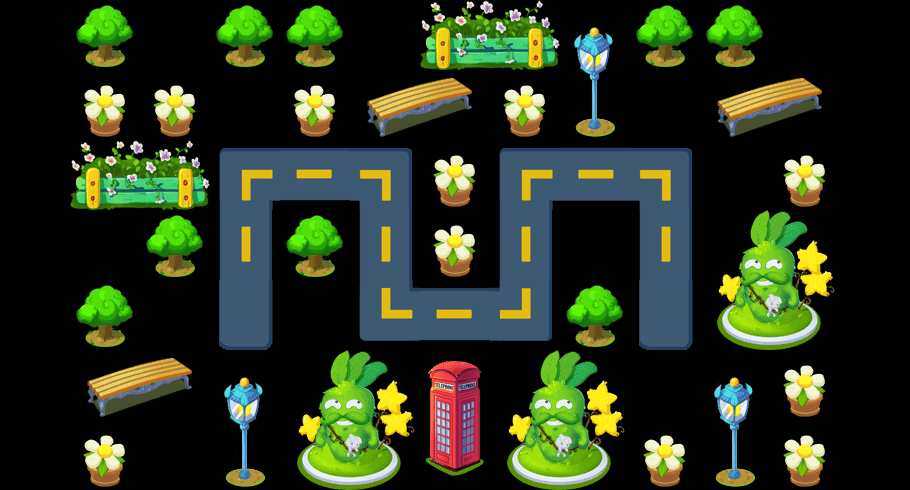

This game map was drawn from its Tiled (.tmx) file and the tilesets committed beside it. A one-line description and the trimmed map source follow:
An orthogonal 13x7 tile map with 70x70 px tiles, 2 tile layers (content, things) and 8 objects (way1_0, way1_1, way1_2, way1_3, way1_4, ...).

<map version="1.0" orientation="orthogonal" width="13" height="7" tilewidth="70" tileheight="70">
 <tileset firstgid="1" name="theme1Tiles" tilewidth="70" tileheight="70" spacing="2" margin="2">
  <image source="theme3Tiles.png" width="512" height="512" />
  <tile id="5">
   <properties>
    <property name="thingIdx" value="302" />
   </properties>
  </tile>
  <tile id="7">
   <properties>
    <property name="thingIdx" value="403" />
   </properties>
  </tile>
  <tile id="9">
   <properties>
    <property name="thingIdx" value="404" />
   </properties>
  </tile>
  <tile id="11">
   <properties>
    <property name="thingIdx" value="204" />
   </properties>
  </tile>
  <tile id="12">
   <properties>
    <property name="thingIdx" value="301" />
   </properties>
  </tile>
  <tile id="15">
   <properties>
    <property name="thingIdx" value="102" />
   </properties>
  </tile>
  <tile id="16">
   <properties>
    <property name="thingIdx" value="103" />
   </properties>
  </tile>
  <tile id="17">
   <properties>
    <property name="thingIdx" value="104" />
   </properties>
  </tile>
  <tile id="18">
   <properties>
    <property name="thingIdx" value="105" />
   </properties>
  </tile>
  <tile id="19">
   <properties>
    <property name="thingIdx" value="106" />
   </properties>
  </tile>
  <tile id="24">
   <properties>
    <property name="thingIdx" value="119" />
   </properties>
  </tile>
  <tile id="27">
   <properties>
    <property name="thingIdx" value="101" />
   </properties>
  </tile>
  <tile id="28">
   <properties>
    <property name="thingIdx" value="203" />
   </properties>
  </tile>
  <tile id="29">
   <properties>
    <property name="thingIdx" value="202" />
   </properties>
  </tile>
  <tile id="30">
   <properties>
    <property name="thingIdx" value="201" />
   </properties>
  </tile>
  <tile id="32">
   <properties>
    <property name="way" value="1" />
   </properties>
  </tile>
  <tile id="33">
   <properties>
    <property name="way" value="1" />
   </properties>
  </tile>
  <tile id="34">
   <properties>
    <property name="way" value="1" />
   </properties>
  </tile>
  <tile id="35">
   <properties>
    <property name="way" value="1" />
   </properties>
  </tile>
  <tile id="36">
   <properties>
    <property name="way" value="1" />
   </properties>
  </tile>
  <tile id="37">
   <properties>
    <property name="way" value="1" />
   </properties>
  </tile>
  <tile id="38">
   <properties>
    <property name="way" value="1" />
   </properties>
  </tile>
  <tile id="39">
   <properties>
    <property name="way" value="1" />
   </properties>
  </tile>
  <tile id="40">
   <properties>
    <property name="way" value="1" />
   </properties>
  </tile>
  <tile id="41">
   <properties>
    <property name="way" value="1" />
   </properties>
  </tile>
  <tile id="42">
   <properties>
    <property name="way" value="1" />
   </properties>
  </tile>
  <tile id="43">
   <properties>
    <property name="way" value="1" />
   </properties>
  </tile>
  <tile id="44">
   <properties>
    <property name="way" value="1" />
   </properties>
  </tile>
  <tile id="45">
   <properties>
    <property name="way" value="1" />
   </properties>
  </tile>
  <tile id="46">
   <properties>
    <property name="way" value="1" />
   </properties>
  </tile>
  <tile id="47">
   <properties>
    <property name="way" value="1" />
   </properties>
  </tile>
 </tileset>
 <layer name="content" width="13" height="7">
  <data>[91 cells, 15 non-empty, 8 distinct tile ids]</data>
 </layer>
 <layer name="things" width="13" height="7">
  <data>[91 cells, 50 non-empty, 14 distinct tile ids]</data>
 </layer>
 <objectgroup name="objs" width="13" height="7">
  <object name="way1_0" x="235" y="311" width="21" height="21" />
  <object name="way1_1" x="235" y="161" width="21" height="21" />
  <object name="way1_2" x="372" y="165" width="21" height="21" />
  <object name="way1_3" x="374" y="300" width="21" height="21" />
  <object name="way1_4" x="511" y="302" width="21" height="21" />
  <object name="way1_5" x="511" y="171" width="21" height="21" />
  <object name="way1_6" x="651" y="168" width="21" height="21" />
  <object name="way1_7" x="655" y="307" width="21" height="21" />
 </objectgroup>
</map>
